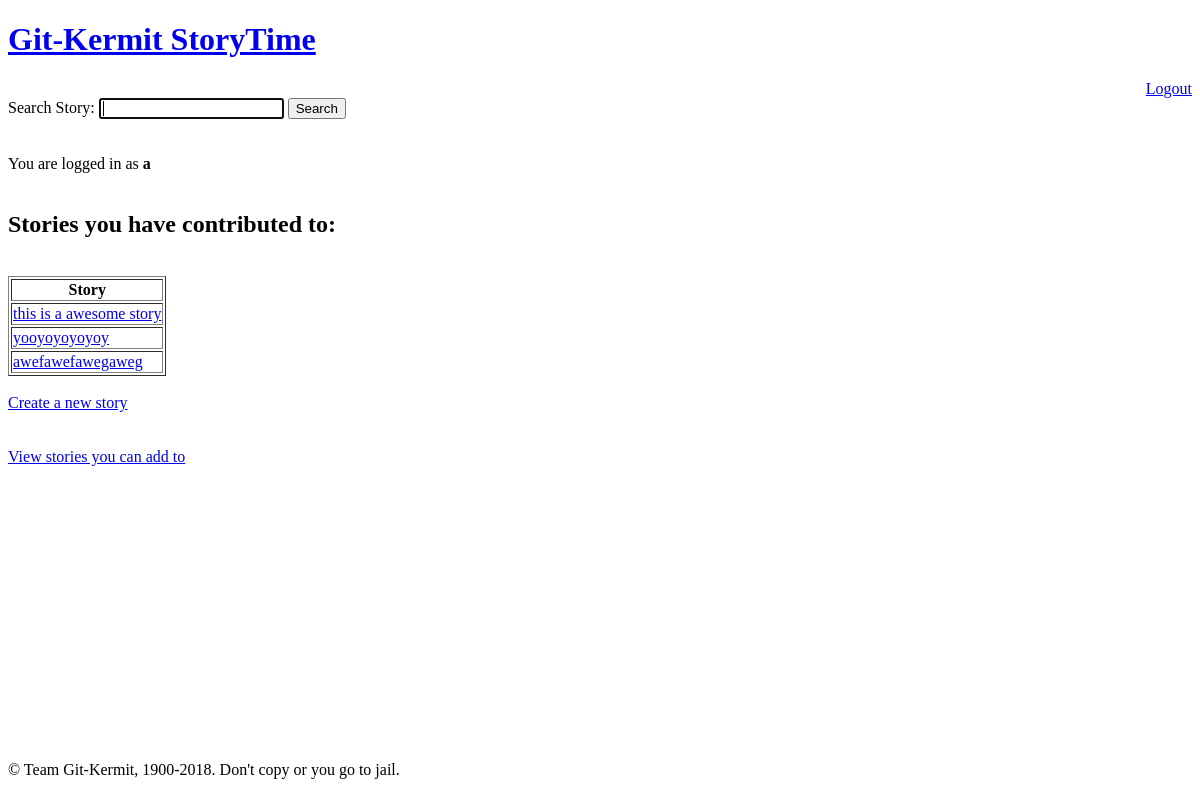
Page / (signed in) on the earlier database version.
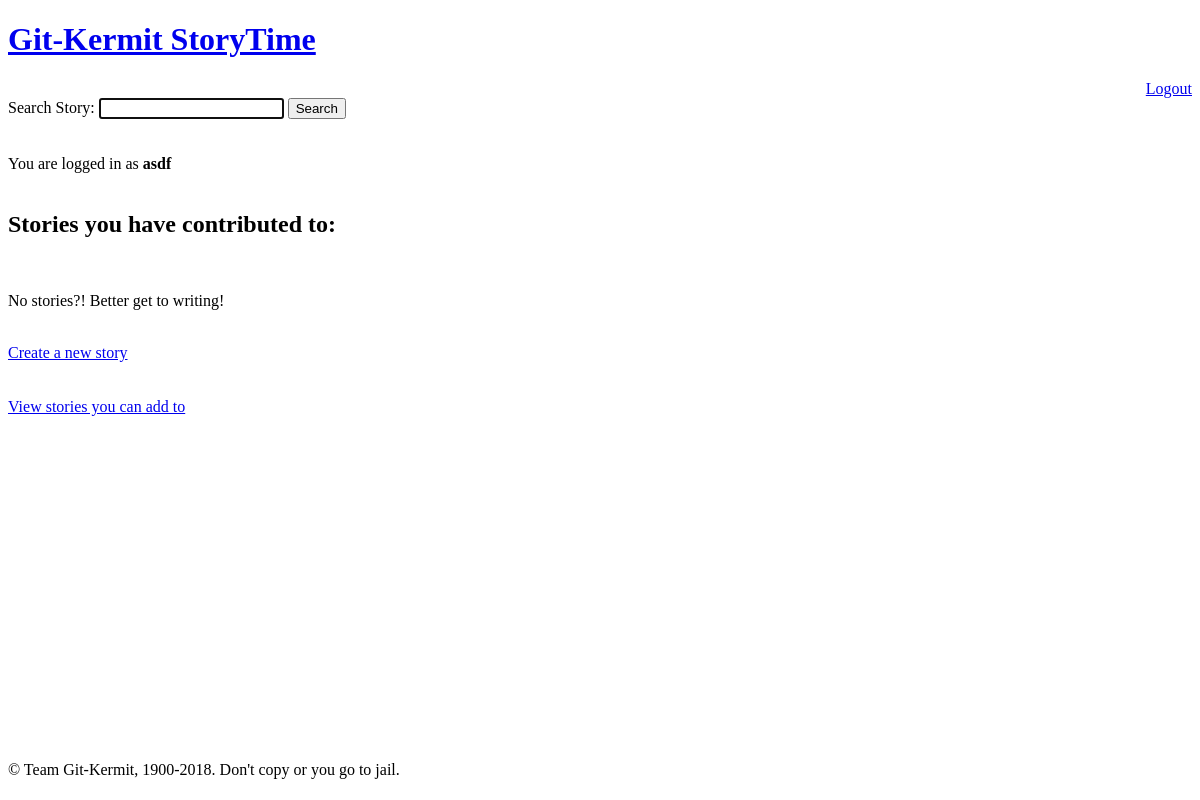
Same page on the later database version.
### tables this page shows
CREATE TABLE edits(user TEXT, title TEXT, edit_made TEXT, content TEXT);

### app.py (the view)
@app.route("/")
def homepage():
	if session.get("uname"):
		username = session["uname"]
		with sqlite3.connect("discobandit.db") as db: # Allows connection to db
			cur= db.cursor()
			fetchedPass= cur.execute("SELECT title from edits WHERE user = ?",(username,)).fetchall()
		return render_template("loggedIn.html", user = username, stories = fetchedPass, lenStories = len(fetchedPass))
	return render_template("login.html",Title = 'Login')

### templates/loggedIn.html (shortened to what this page needs)
<!DOCTYPE html>
{% extends "base.html" %}
{% block log %}Logout{% endblock %}
{% block content %}
<form action="/search" method="POST">
    Search Story: <input type="text" name="search" autofocus>
    <button type ="submit">Search</button>
</form>
<br>
<br>
You are logged in as <b>{{user}}</b>
<br><br>
<h2>Stories you have contributed to:</h2><br>
{% if lenStories == 0 %}
<p>No stories?! Better get to writing!</p>
{% else %}
<table border = "1">
<tr>
    <th>Story</th></tr>
    {% for story in stories %}
    <tr><td><a href = {{ url_for('read', title=story) }}>{{ story[0] }}</a></td></tr>
    {% endfor %}
</table>
{% endif %}
<br>
<a href="/create">Create a new story</a>
<br><br><br>
<a href="/unwrittenStories">View stories you can add to</a>
{% endblock %}

### templates/base.html (shortened to what this page needs)
<!DOCTYPE html>
<html>
<head>
    <h1><a href="/">Git-Kermit StoryTime</a></h1>
</head>
<body>
    <div align ="right"><a href="/logout">{% block log %} {% endblock %}</a></div>
    <font color="red"> {% set msgs = get_flashed_messages() %}
    </font>
    {% block content %}
    {% endblock %}
    <p style="position: absolute; bottom: 5px"> &copy; Team Git-Kermit, 1900-2018. Don't copy or you go to jail. </p>
</body>
</html>

Differences in the rows shown:
removed edits: title "this is a awesome story"
removed edits: title "yooyoyoyoyoy"
removed edits: title "awefawefawegaweg"
Other differences:
{{ user }}: "a" → "asdf"
text no longer shown: "Story"
text now shown: "No stories?! Better get to writing!"
